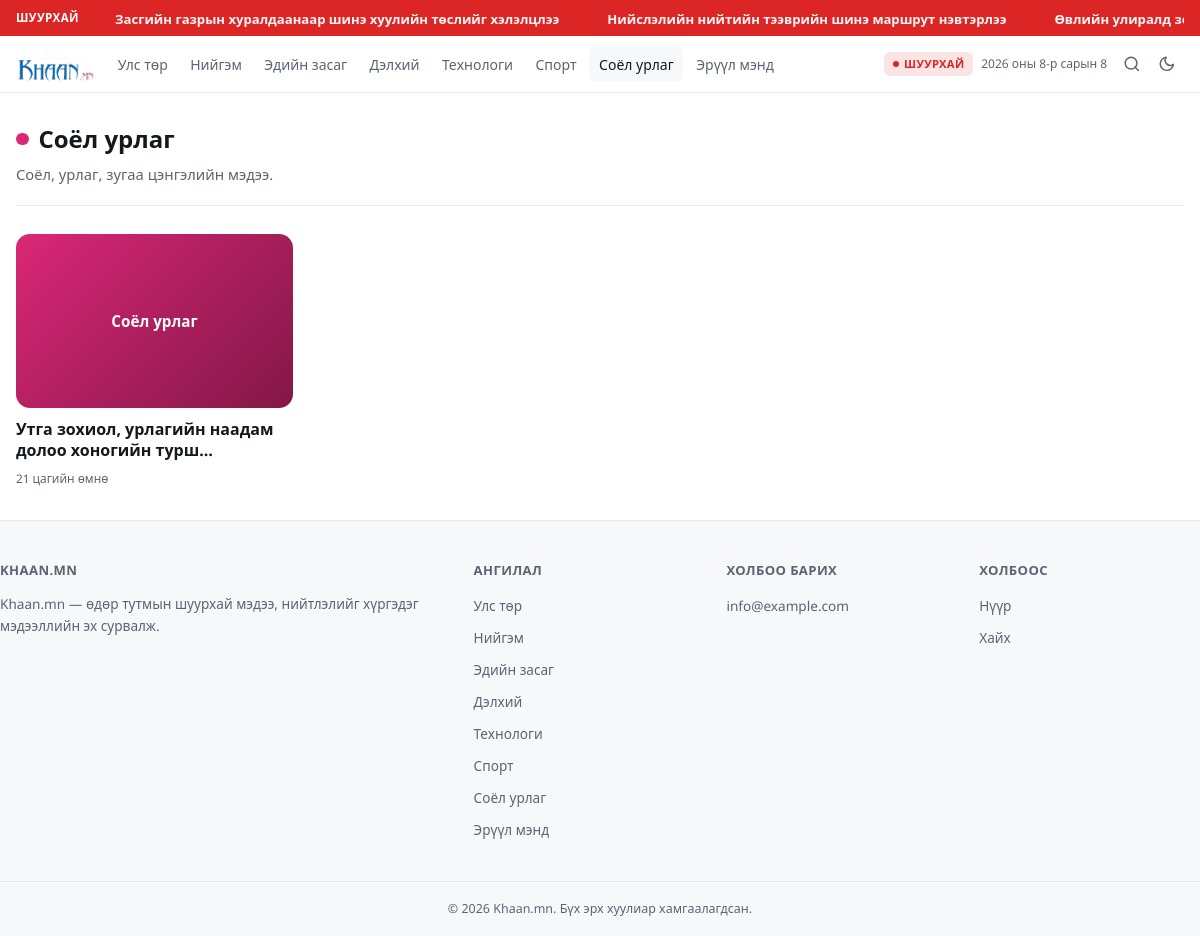
/category/соёл-урлаг, run on the app's committed database.
### tables this page shows
CREATE TABLE IF NOT EXISTS articles (
  id                      INT UNSIGNED AUTO_INCREMENT PRIMARY KEY,
  title                   VARCHAR(255) NOT NULL,
  slug                    VARCHAR(255) NOT NULL UNIQUE,
  excerpt                 TEXT NULL,
  content                 LONGTEXT NOT NULL,
  content_text            LONGTEXT NULL,
  status                  ENUM('draft','scheduled','published','archived') NOT NULL DEFAULT 'draft',
  featured_image_url      VARCHAR(500) NULL,
  featured_image_caption  VARCHAR(300) NULL,
  video_url               VARCHAR(500) NULL,
  category_id             INT UNSIGNED NULL,
  author_name             VARCHAR(120) NULL,
  is_featured             TINYINT(1) NOT NULL DEFAULT 0,
  is_breaking             TINYINT(1) NOT NULL DEFAULT 0,
  is_hero                 TINYINT(1) NOT NULL DEFAULT 0,
  reading_time_min        SMALLINT UNSIGNED NOT NULL DEFAULT 1,
  view_count              INT UNSIGNED NOT NULL DEFAULT 0,
  seo_title               VARCHAR(200) NULL,
  seo_description         VARCHAR(320) NULL,
  source_name             VARCHAR(160) NULL,
  source_url              VARCHAR(500) NULL,
  published_at            DATETIME NULL,
  scheduled_at            DATETIME NULL,
  created_at              DATETIME NOT NULL DEFAULT CURRENT_TIMESTAMP,
  updated_at              DATETIME NOT NULL DEFAULT CURRENT_TIMESTAMP ON UPDATE CURRENT_TIMESTAMP,
  CONSTRAINT fk_articles_category FOREIGN KEY (category_id) REFERENCES categories(id) ON DELETE SET NULL,
  KEY idx_articles_status (status),
  KEY idx_articles_category (category_id),
  KEY idx_articles_published (published_at),
  KEY idx_articles_featured (is_featured),
  KEY idx_articles_breaking (is_breaking),
  KEY idx_articles_hero (is_hero),
  FULLTEXT KEY ft_articles_search (title, excerpt, content_text)
);

CREATE TABLE IF NOT EXISTS site_settings (
  id                        TINYINT UNSIGNED NOT NULL PRIMARY KEY DEFAULT 1,
  site_name                 VARCHAR(160) NOT NULL DEFAULT 'Монгол Мэдээ',
  logo_url                  VARCHAR(500) NULL,
  logo_dark_url             VARCHAR(500) NULL,
  favicon_url               VARCHAR(500) NULL,
  primary_color             VARCHAR(7) NOT NULL DEFAULT '#1d4ed8',
  contact_email             VARCHAR(190) NULL,
  contact_phone             VARCHAR(60) NULL,
  contact_address           VARCHAR(255) NULL,
  facebook_url              VARCHAR(300) NULL,
  twitter_url               VARCHAR(300) NULL,
  youtube_url               VARCHAR(300) NULL,
  instagram_url             VARCHAR(300) NULL,
  footer_description        TEXT NULL,
  seo_default_title         VARCHAR(200) NULL,
  seo_default_description   VARCHAR(320) NULL,
  analytics_id              VARCHAR(60) NULL,
  articles_per_page         TINYINT UNSIGNED NOT NULL DEFAULT 12,
  dark_mode_enabled         TINYINT(1) NOT NULL DEFAULT 1,
  maintenance_mode          TINYINT(1) NOT NULL DEFAULT 0,
  maintenance_message       TEXT NULL,
  updated_at                DATETIME NOT NULL DEFAULT CURRENT_TIMESTAMP ON UPDATE CURRENT_TIMESTAMP
);

CREATE TABLE IF NOT EXISTS categories (
  id          INT UNSIGNED AUTO_INCREMENT PRIMARY KEY,
  name        VARCHAR(120) NOT NULL,
  slug        VARCHAR(160) NOT NULL UNIQUE,
  description TEXT NULL,
  color       VARCHAR(7) NOT NULL DEFAULT '#1d4ed8',
  image_url   VARCHAR(500) NULL,
  sort_order  INT NOT NULL DEFAULT 0,
  is_active   TINYINT(1) NOT NULL DEFAULT 1,
  created_at  DATETIME NOT NULL DEFAULT CURRENT_TIMESTAMP,
  updated_at  DATETIME NOT NULL DEFAULT CURRENT_TIMESTAMP ON UPDATE CURRENT_TIMESTAMP,
  KEY idx_categories_sort (sort_order),
  KEY idx_categories_active (is_active)
);

### includes/functions.php (called while the page is built, shortened)
<?php
function e(?string $value): string
{
    return htmlspecialchars($value ?? '', ENT_QUOTES, 'UTF-8');
}
function base_path(string $path = ''): string
{
    return BASE_PATH . $path;
}
function asset(string $path): string
{
    return base_path($path);
}
function url_home(): string
{
    return base_path('/');
}
function resolve_media_url(?string $url): string
{
    return preg_match('#^https?://#i', $url) ? $url : base_path($url);
}
function url_news(string $slug): string
{
    return PRETTY_URLS
        ? base_path('/news/' . rawurlencode($slug))
        : base_path('/news.php?slug=' . urlencode($slug));
}
function url_category(string $slug): string
{
    return PRETTY_URLS
        ? base_path('/category/' . rawurlencode($slug))
        : base_path('/category.php?slug=' . urlencode($slug));
}
function url_search(string $query = ''): string
{
    $qs = $query !== '' ? ('?q=' . urlencode($query)) : '';
    return base_path('/search.php' . $qs);
}
function format_mn_date($date): string
{
    $d = $date instanceof DateTimeInterface ? $date : new DateTime((string) $date);
    return $d->format('Y') . ' оны ' . MN_MONTHS[(int) $d->format('n') - 1] . 'ын ' . (int) $d->format('j');
}
function format_relative_mn($date): string
{
    $d = $date instanceof DateTimeInterface ? $date : new DateTime((string) $date);
    $diff = time() - $d->getTimestamp();
    $minutes = intdiv($diff, 60);
    $hours = intdiv($minutes, 60);
    if ($hours < 24) {
        return $hours . ' цагийн өмнө';
    }
    return format_mn_date($d);
}

### includes/settings.php (called while the page is built, shortened)
<?php
function load_site_settings(PDO $pdo): array
{
    $row = $pdo->query('SELECT * FROM site_settings WHERE id = 1')->fetch();
    $cache = $row;
    return $cache;
}

### includes/bootstrap.php (called while the page is built, shortened)
<?php
require_once __DIR__ . '/db.php';
require_once __DIR__ . '/functions.php';
require_once __DIR__ . '/settings.php';
$settings = load_site_settings($pdo);

### category.php (the view, shortened to what this page needs)
<?php
require_once __DIR__ . '/includes/bootstrap.php';
require_once __DIR__ . '/includes/article-card.php';
$slug = $_GET['slug'] ?? '';
$catStmt = $pdo->prepare('SELECT * FROM categories WHERE slug = :slug AND is_active = 1 LIMIT 1');
$catStmt->execute([':slug' => $slug]);
$category = $catStmt->fetch();
    ?>
    <?php
$perPage = max(4, min(48, (int) ($settings['articles_per_page'] ?? 12)));
$page = max(1, (int) ($_GET['page'] ?? 1));
$offset = ($page - 1) * $perPage;
$listStmt = $pdo->prepare(
    "SELECT " . ARTICLE_LIST_SELECT . " WHERE a.status = 'published' AND a.category_id = :cid ORDER BY a.published_at DESC LIMIT :lim OFFSET :off"
);
$listStmt->bindValue(':cid', $category['id'], PDO::PARAM_INT);
$listStmt->bindValue(':lim', $perPage, PDO::PARAM_INT);
$listStmt->bindValue(':off', $offset, PDO::PARAM_INT);
$listStmt->execute();
$articles = $listStmt->fetchAll();
require __DIR__ . '/includes/header.php';
?>
<div class="container">
  <div class="page-header">
    <h1 class="page-header__title"><span class="page-header__badge" style="background:<?= e($category['color']) ?>"></span><?= e($category['name']) ?></h1>
    <?php if (!empty($category['description'])): ?><p class="page-header__desc"><?= e($category['description']) ?></p><?php endif; ?>
  </div>
  <?php if ($articles): ?>
    <div class="grid cols-4">
      <?php foreach ($articles as $a): ?><div><?= render_card_grid($a) ?></div><?php endforeach; ?>
    </div>
  <?php endif; ?>
</div>
<?php require __DIR__ . '/includes/footer.php'; ?>

### includes/header.php (shortened to what this page needs)
<?php
$siteName = $settings['site_name'] ?? 'Мэдээний сайт';
$activeCategories = $pdo->query(
    'SELECT id, name, slug, color FROM categories WHERE is_active = 1 ORDER BY sort_order ASC, name ASC'
)->fetchAll();
$breakingArticles = $pdo->query(
    "SELECT id, title, slug FROM articles WHERE status = 'published' AND is_breaking = 1 ORDER BY published_at DESC LIMIT 8"
)->fetchAll();
$currentPath = strtok($_SERVER['REQUEST_URI'] ?? '', '?');
?><!doctype html>
<html lang="mn">
<head>
<link rel="stylesheet" href="<?= e(asset('/assets/css/style.css')) ?>">
</head>
<body>
<?php if ($breakingArticles): ?>
<div class="breaking-bar">
  <div class="container breaking-bar__inner">
    <span class="breaking-bar__label">Шуурхай</span>
    <div class="breaking-bar__viewport">
      <div class="breaking-bar__track">
        <?php foreach (array_merge($breakingArticles, $breakingArticles) as $b): ?>
          <a href="<?= e(url_news($b['slug'])) ?>"><?= e($b['title']) ?></a>
        <?php endforeach; ?>
      </div>
    </div>
  </div>
</div>
<?php endif; ?>
<header class="site-header">
  <div class="container site-header__inner">
    <a href="<?= e(url_home()) ?>" class="logo">
      <?php if (!empty($settings['logo_url']) || !empty($settings['logo_dark_url'])): ?>
        <?php $logoLight = $settings['logo_url'] ?? ''; $logoDarkVariant = $settings['logo_dark_url'] ?? ''; ?>
        <img src="<?= e(resolve_media_url($logoLight ?: $logoDarkVariant)) ?>" alt="<?= e($siteName) ?>" class="logo-light">
      <?php else: ?>
        <span style="font-weight:800;font-size:1.15rem;color:var(--foreground)"><?= e($siteName) ?></span>
      <?php endif; ?>
    </a>
    <nav class="main-nav no-scrollbar" aria-label="Ангилал">
      <?php foreach ($activeCategories as $cat): ?>
        <a href="<?= e(url_category($cat['slug'])) ?>" class="<?= str_starts_with($currentPath, url_category($cat['slug'])) ? 'is-active' : '' ?>"><?= e($cat['name']) ?></a>
      <?php endforeach; ?>
    </nav>
    <div class="header-actions">
      <?php if ($breakingArticles): ?>
        <span class="badge badge-breaking" style="margin-right:.4rem"><span class="dot"></span>Шуурхай</span>
      <?php endif; ?>
      <span class="header-date"><?= e(format_mn_date(new DateTime())) ?></span>
      <a href="<?= e(url_search()) ?>" class="icon-btn" aria-label="Нийтлэл хайх">
        <svg viewBox="0 0 24 24" fill="none" stroke="currentColor" stroke-width="2" stroke-linecap="round" stroke-linejoin="round"><circle cx="11" cy="11" r="8"/><line x1="21" y1="21" x2="16.65" y2="16.65"/></svg>
      </a>
      <?php if (!empty($settings['dark_mode_enabled'])): ?>
      <button type="button" class="icon-btn" data-theme-toggle aria-label="Өнгө солих">
        <svg class="icon-moon" viewBox="0 0 24 24" fill="none" stroke="currentColor" stroke-width="2" stroke-linecap="round" stroke-linejoin="round"><path d="M21 12.79A9 9 0 1 1 11.21 3 7 7 0 0 0 21 12.79z"/></svg>
      </button>
      <?php endif; ?>
    </div>
  </div>
</header>
<main id="main-content">

### includes/article-card.php (shortened to what this page needs)
<?php
function article_image_block(array $article, string $ratioClass = 'ratio-16-10', bool $hoverable = true): string
{
    $classes = 'img-wrap ' . $ratioClass . ($hoverable ? ' is-hoverable' : '');
    $color = $article['category_color'] ?? '#1d4ed8';
    $label = $article['category_name'] ?? 'Мэдээ';
    return '<div class="' . $classes . '"><div class="img-fallback" style="--fallback-color:' . e($color) . '">' . e($label) . '</div></div>';
}
function article_meta_date(array $article): string
{
    return e(format_relative_mn($article['published_at'] ?? $article['created_at']));
}
function render_card_grid(array $article): string
{
    return '<a href="' . e(url_news($article['slug'])) . '" class="card-grid-item">'
        . article_image_block($article, 'ratio-16-10')
        . '<h3 class="card-grid-item__title line-clamp-2">' . e($article['title']) . '</h3>'
        . '<div class="meta" style="margin-top:.5rem"><span>' . article_meta_date($article) . '</span></div>'
        . '</a>';
}

### includes/footer.php (shortened to what this page needs)
</main>
<footer class="site-footer">
  <div class="container footer-grid">
    <div class="footer-col">
      <h4><?= e($siteName) ?></h4>
      <?php if (!empty($settings['footer_description'])): ?>
        <p><?= nl2br(e($settings['footer_description'])) ?></p>
      <?php endif; ?>
    </div>
    <?php if (!empty($activeCategories)): ?>
    <div class="footer-col">
      <h4>Ангилал</h4>
      <ul>
        <?php foreach (array_slice($activeCategories, 0, 8) as $cat): ?>
          <li><a href="<?= e(url_category($cat['slug'])) ?>"><?= e($cat['name']) ?></a></li>
        <?php endforeach; ?>
      </ul>
    </div>
    <?php endif; ?>
    <?php if (!empty($settings['contact_email']) || !empty($settings['contact_phone']) || !empty($settings['contact_address'])): ?>
    <div class="footer-col">
      <h4>Холбоо барих</h4>
      <ul>
        <?php if (!empty($settings['contact_email'])): ?><li><a href="mailto:<?= e($settings['contact_email']) ?>"><?= e($settings['contact_email']) ?></a></li><?php endif; ?>
      </ul>
    </div>
    <?php endif; ?>
    <div class="footer-col">
      <h4>Холбоос</h4>
      <ul>
        <li><a href="<?= e(url_home()) ?>">Нүүр</a></li>
        <li><a href="<?= e(url_search()) ?>">Хайх</a></li>
      </ul>
    </div>
  </div>
  <div class="footer-bottom">
    &copy; <?= date('Y') ?> <?= e($siteName) ?>. Бүх эрх хуулиар хамгаалагдсан.
  </div>
</footer>
</body>
</html>

### data on the page
articles: title "Засгийн газрын хуралдаанаар шинэ хуулийн төслийг хэлэлцлээ"
articles: title "Нийслэлийн нийтийн тээврийн шинэ маршрут нэвтэрлээ"
articles: title "Өвлийн улиралд…"
site_settings: logo_url (picture), site_name "KHAAN.MN", footer_description "Khaan.mn — өдөр тутмын шуурхай мэдээ, нийтлэлийг хүргэдэг мэдээллийн эх сурвалж.", contact_email "info@example.com", site_name "Khaan.mn"
categories: name "Улс төр"
categories: name "Нийгэм"
categories: name "Эдийн засаг"
categories: name "Дэлхий"
categories: name "Технологи"
categories: name "Спорт"
categories: name "Соёл урлаг", description "Соёл, урлаг, зугаа цэнгэлийн мэдээ."
categories: name "Эрүүл мэнд"
articles: category.name "Соёл урлаг", title "Утга зохиол, урлагийн наадам долоо хоногийн…", published_at "21 цагийн өмнө"
